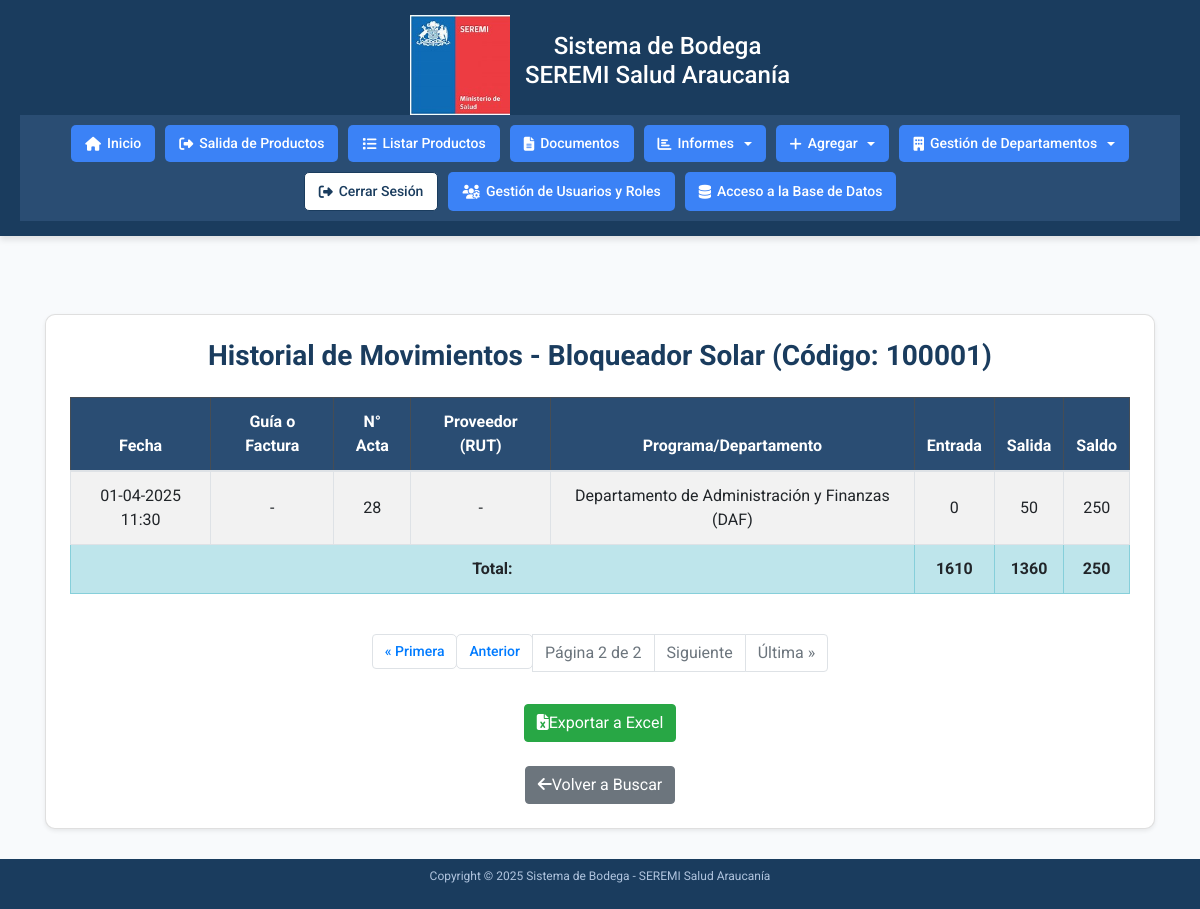
The page /accounts/bincard/historial/100001/?page=2 (signed in) on the database as committed earlier.
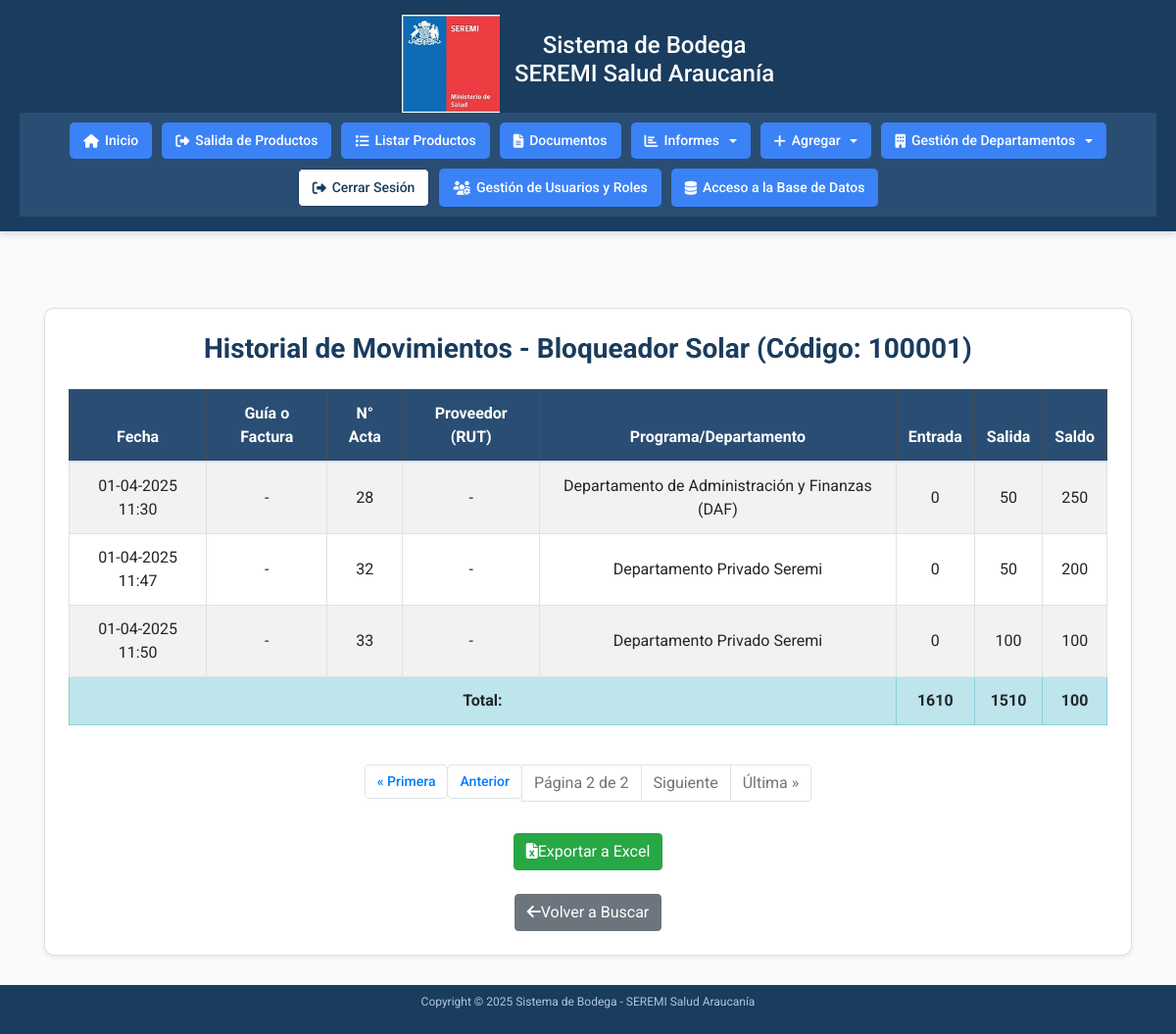
The same page on the database as committed later.
### accounts/models.py (models this page shows, shortened)
class Producto(models.Model):
    CATEGORIAS = [
        ('Insumos de Aseo', 'Insumos de Aseo'),
        ('Insumos de Escritorio', 'Insumos de Escritorio'),
        ('EPP', 'EPP'),
        ('Emergencias y Desastres', 'Emergencias y Desastres'),
        ('Folletería', 'Folletería'),
        ('Otros', 'Otros'),
    ]
    codigo_barra = models.CharField(max_length=50, unique=True)
    descripcion = models.CharField(max_length=200)
    stock = models.IntegerField(default=0)
    categoria = models.CharField(max_length=100, choices=CATEGORIAS, blank=True)
    rut_proveedor = models.CharField(max_length=12, blank=True)
    guia_despacho = models.CharField(max_length=50, blank=True)
    numero_factura = models.CharField(max_length=50, blank=True)
    orden_compra = models.CharField(max_length=50, blank=True)

class Transaccion(models.Model):
    TIPO_CHOICES = [
        ('entrada', 'Entrada'),
        ('salida', 'Salida'),
    ]
    producto = models.ForeignKey(Producto, on_delete=models.CASCADE)
    tipo = models.CharField(max_length=10, choices=TIPO_CHOICES)
    cantidad = models.IntegerField()
    fecha = models.DateTimeField(auto_now_add=True)
    rut_proveedor = models.CharField(max_length=12, blank=True)
    guia_despacho = models.CharField(max_length=50, blank=True)
    numero_factura = models.CharField(max_length=50, blank=True)
    orden_compra = models.CharField(max_length=50, blank=True)
    observacion = models.TextField(blank=True, null=True)
    acta_entrega = models.ForeignKey('ActaEntrega', on_delete=models.SET_NULL, null=True, blank=True)

class ActaEntrega(models.Model):
    numero_acta = models.IntegerField()
    departamento = models.CharField(max_length=100)
    responsable = models.CharField(max_length=100)
    fecha = models.DateTimeField(auto_now_add=True)
    producto = models.ForeignKey(Producto, on_delete=models.CASCADE)
    cantidad = models.IntegerField()
    generador = models.CharField(max_length=100)
    numero_siscom = models.CharField(max_length=50, blank=True, null=True)
    observacion = models.TextField(blank=True, null=True)
    class Meta:
        unique_together = ('numero_acta', 'producto')

### accounts/views.py (the view, shortened to what this page needs)
# urls.py: path('bincard/historial/<str:codigo_barra>/', views.bincard_historial, name='bincard-historial'),
@login_required
def bincard_historial(request, codigo_barra):
    limpiar_sesion_productos_salida(request)
    if not codigo_barra.isdigit():
        messages.error(request, 'El código de barra debe contener solo números.')
        return redirect('bincard-buscar')
    try:
        producto = Producto.objects.get(codigo_barra=codigo_barra)
    except Producto.DoesNotExist:
        messages.error(request, 'Producto no encontrado.')
        return redirect('bincard-buscar')
    transacciones = Transaccion.objects.filter(producto=producto).order_by('fecha')
    actas = ActaEntrega.objects.filter(producto=producto).order_by('fecha')
    eventos = []
    for transaccion in transacciones.filter(tipo='entrada'):
        guia_o_factura = transaccion.guia_despacho or transaccion.numero_factura or "-"
        if transaccion.guia_despacho:
            guia_o_factura = f"Guía: {transaccion.guia_despacho}"
        elif transaccion.numero_factura:
            guia_o_factura = f"Factura: {transaccion.numero_factura}"
        eventos.append({
            'tipo': 'entrada',
            'fecha': transaccion.fecha or datetime.now(pytz.UTC),  # Usar fecha actual si es NULL
            'guia_o_factura': guia_o_factura,
            'numero_acta': None,
            'rut_proveedor': transaccion.rut_proveedor or '-',
            'departamento': None,
            'entrada': transaccion.cantidad,
            'salida': 0,
        })
    for transaccion in transacciones.filter(tipo='salida'):
        if transaccion.acta_entrega:  # Solo incluir transacciones asociadas a un acta
            eventos.append({
                'tipo': 'salida',
                'fecha': transaccion.fecha or transaccion.acta_entrega.fecha or datetime.now(pytz.UTC),  # Usar fecha de la transacción, o del acta, o actual
                'guia_o_factura': "-",
                'numero_acta': transaccion.acta_entrega.numero_acta,
                'rut_proveedor': None,
                'departamento': transaccion.acta_entrega.departamento,
                'entrada': 0,
                'salida': transaccion.cantidad,
            })
    eventos.sort(key=lambda x: x['fecha'] or datetime.now(pytz.UTC))  # Asegurarse de que eventos sin fecha se ordenen al final
    saldo = 0
    movimientos = []
    for evento in eventos:
        if evento['tipo'] == 'entrada':
            saldo += evento['entrada']
        else:  # tipo == 'salida'
            saldo -= evento['salida']
        if saldo < 0:
            messages.error(request, f'Error: El saldo no puede ser negativo en la fecha {evento["fecha"]}. Contacte al administrador.')
            return redirect('bincard-buscar')
        evento['saldo'] = saldo
        movimientos.append(evento)
    total_entradas = sum(m['entrada'] for m in movimientos)
    total_salidas = sum(m['salida'] for m in movimientos)
    if saldo != producto.stock:
        messages.warning(request, f'Advertencia: El saldo calculado ({saldo}) no coincide con el stock actual del producto ({producto.stock}).')
        producto.stock = saldo
        producto.save()
        messages.info(request, f'El stock del producto ha sido corregido a {saldo} para que coincida con el saldo calculado.')
    page_obj = paginar_resultados(request, movimientos)
    return render(request, 'accounts/bincard_historial.html', {
        'producto': producto,
        'page_obj': page_obj,
        'total_entradas': total_entradas,
        'total_salidas': total_salidas,
    })

### accounts/views.py (called while the page is built)
def limpiar_sesion_productos_salida(request):
    if 'productos_salida' in request.session:
        del request.session['productos_salida']

def paginar_resultados(request, objetos, items_por_pagina=20):
    paginator = Paginator(objetos, items_por_pagina)
    page = request.GET.get('page')
    try:
        page_obj = paginator.page(page)
    except PageNotAnInteger:
        page_obj = paginator.page(1)
    except EmptyPage:
        page_obj = paginator.page(paginator.num_pages)
    return page_obj

### accounts/templates/accounts/bincard_historial.html (shortened to what this page needs)
{% extends 'accounts/home.html' %}
{% load static %}
{% block content %}
<div class="container mt-5">
    <div class="card shadow-sm p-4">
        <h2 class="text-center mb-4">Historial de Movimientos - {{ producto.descripcion }} (Código: {{ producto.codigo_barra }})</h2>
        {% if page_obj %}
            <div class="table-responsive">
                <table class="table table-bordered table-striped">
                    <thead class="table-dark">
                        <tr>
                            <th>Fecha</th>
                            <th>Guía o Factura</th>
                            <th>N° Acta</th>
                            <th>Proveedor (RUT)</th>
                            <th>Programa/Departamento</th>
                            <th>Entrada</th>
                            <th>Salida</th>
                            <th>Saldo</th>
                        </tr>
                    </thead>
                    <tbody>
                        {% for movimiento in page_obj %}
                            <tr>
                                <td>{{ movimiento.fecha|date:"d-m-Y H:i" }}</td>
                                <td>{{ movimiento.guia_o_factura }}</td>
                                <td>{{ movimiento.numero_acta|default:"-" }}</td>
                                <td>{{ movimiento.rut_proveedor|default:"-" }}</td>
                                <td>{{ movimiento.departamento|default:"-" }}</td>
                                <td>{{ movimiento.entrada|default:"0" }}</td>
                                <td>{{ movimiento.salida|default:"0" }}</td>
                                <td>{{ movimiento.saldo }}</td>
                            </tr>
                        {% empty %}
                            <tr>
                                <td colspan="8" class="text-center">No se encontraron movimientos para este producto.</td>
                            </tr>
                        {% endfor %}
                    </tbody>
                    <tfoot>
                        <tr class="table-info">
                            <td colspan="5" class="text-end"><strong>Total:</strong></td>
                            <td><strong>{{ total_entradas }}</strong></td>
                            <td><strong>{{ total_salidas }}</strong></td>
                            <td><strong>{{ producto.stock }}</strong></td>
                        </tr>
                    </tfoot>
                </table>
            </div>
            <nav aria-label="Paginación de movimientos">
                <ul class="pagination justify-content-center mt-4">
                    {% if page_obj.has_previous %}
                        <li class="page-item"><a class="page-link" href="?page=1">« Primera</a></li>
                        <li class="page-item"><a class="page-link" href="?page={{ page_obj.previous_page_number }}">Anterior</a></li>
                    {% else %}
                        <li class="page-item disabled"><span class="page-link">« Primera</span></li>
                        <li class="page-item disabled"><span class="page-link">Anterior</span></li>
                    {% endif %}
                    <li class="page-item disabled"><span class="page-link">Página {{ page_obj.number }} de {{ page_obj.paginator.num_pages }}</span></li>
                    {% if page_obj.has_next %}
                        <li class="page-item"><a class="page-link" href="?page={{ page_obj.next_page_number }}">Siguiente</a></li>
                        <li class="page-item"><a class="page-link" href="?page={{ page_obj.paginator.num_pages }}">Última »</a></li>
                    {% else %}
                        <li class="page-item disabled"><span class="page-link">Siguiente</span></li>
                        <li class="page-item disabled"><span class="page-link">Última »</span></li>
                    {% endif %}
                </ul>
            </nav>
            <form method="POST" action="{% url 'bincard-historial' producto.codigo_barra %}" class="text-center mt-3">
                <button type="submit" name="exportar_excel" class="btn btn-success">
                    <i class="fas fa-file-excel me-2"></i>Exportar a Excel
                </button>
            </form>
        {% else %}
            <div class="alert alert-info text-center">No se encontraron movimientos para este producto.</div>
        {% endif %}
        <div class="text-center mt-4">
            <a href="{% url 'bincard-buscar' %}" class="btn btn-secondary">
                <i class="fas fa-arrow-left me-2"></i>Volver a Buscar
            </a>
        </div>
    </div>
</div>
{% endblock %}

### accounts/templates/accounts/home.html (shortened to what this page needs)
{% load static %}
<!DOCTYPE html>
<html lang="es">
<head>
    <link rel="stylesheet" href="https://cdnjs.cloudflare.com/ajax/libs/font-awesome/6.4.0/css/all.min.css">
    <link rel="stylesheet" href="https://stackpath.bootstrapcdn.com/bootstrap/4.5.2/css/bootstrap.min.css">
</head>
<body>
    <header>
        <div class="header-content">
            <img src="{% static 'images/seremi_logo.png' %}" alt="SEREMI Logo" class="logo">
            <h1>Sistema de Bodega<br>SEREMI Salud Araucanía</h1>
        </div>
        <div class="menu-bar">
            <nav>
                <a href="{% url 'home' %}" onclick="showMessage('Inicio')"><i class="fas fa-home"></i> Inicio</a>
                <a href="{% url 'salida-productos' %}" onclick="showMessage('Salida de Productos')"><i class="fas fa-sign-out-alt"></i> Salida de Productos</a>
                <a href="{% url 'listar-productos' %}" onclick="showMessage('Listar Productos')"><i class="fas fa-list"></i> Listar Productos</a>
                <a href="{% url 'listar-actas' %}" onclick="showMessage('Documentos')"><i class="fas fa-file-alt"></i> Documentos</a>
                <div class="dropdown">
                    <a href="#" class="dropdown-toggle" data-toggle="dropdown" onclick="showMessage('Informes')"><i class="fas fa-chart-bar"></i> Informes</a>
                </div>
                <div class="dropdown">
                    <a href="#" class="dropdown-toggle" data-toggle="dropdown" onclick="showMessage('Agregar')"><i class="fas fa-plus"></i> Agregar</a>
                </div>
                <div class="dropdown">
                    <a href="#" class="dropdown-toggle" data-toggle="dropdown" onclick="showMessage('Gestión de Departamentos')"><i class="fas fa-building"></i> Gestión de Departamentos</a>
                </div>
                <form action="{% url 'logout' %}" method="post" style="display: inline;">
                    <button type="submit" onclick="showMessage('Cerrar Sesión')" class="nav-button"><i class="fas fa-sign-out-alt"></i> Cerrar Sesión</button>
                </form>
                <a href="#" onclick="showMessage('Gestión de Usuarios y Roles')"><i class="fas fa-users-cog"></i> Gestión de Usuarios y Roles</a>
                <a href="{% url 'admin:index' %}" onclick="showMessage('Acceso a la Base de Datos')"><i class="fas fa-database"></i> Acceso a la Base de Datos</a>
            </nav>
        </div>
    </header>
    <main>
        {% block content %}{% endblock %}
    </main>
    <footer>
        <p>Copyright © 2025 Sistema de Bodega - SEREMI Salud Araucanía</p>
    </footer>
</body>
</html>

### accounts/templates/accounts/home.html (style rules this page uses)
* { margin: 0; padding: 0; box-sizing: border-box; font-family: 'Roboto', Arial, sans-serif; }
body { background-color: #f8fafc; display: flex; flex-direction: column; min-height: 100vh; }
header { background: #1a3c5e; color: white; padding: 15px 20px; text-align: center; box-shadow: 0 4px 6px rgba(0, 0, 0, 0.1); }
.header-content { display: flex; align-items: center; justify-content: center; gap: 15px; }
header .logo { max-width: 100px; }
header h1 { font-size: 24px; font-weight: 500; line-height: 1.2; }
.menu-bar { background: #2a4d73; padding: 10px 20px; }
nav { display: flex; justify-content: center; gap: 10px; flex-wrap: wrap; }
nav a, .nav-button { color: white; text-decoration: none; padding: 8px 14px; background-color: #3b82f6; border-radius: 5px; transition: background-color 0.3s ease, transform 0.1s ease; display: flex; align-items: center; gap: 6px; font-size: 14px; font-weight: 500; }
.nav-button { color: #1a3c5e; background-color: white; border: 1px solid #1a3c5e; }
main { flex: 1; padding: 30px 20px; text-align: center; }
main h2 { color: #1a3c5e; font-size: 28px; font-weight: 700; margin-bottom: 10px; }
footer { background-color: #1a3c5e; color: #b0c4de; text-align: center; padding: 8px; font-size: 12px; font-weight: 400; }

### accounts/templates/accounts/bincard_historial.html (style rules this page uses)
.card { border-radius: 10px; background-color: white; }
h2 { color: #1a3c5e; font-size: 28px; font-weight: 700; }
.table th, .table td { vertical-align: middle; text-align: center; }
.table-dark { background-color: #2a4d73; color: white; }
.table-info { background-color: #e7f3ff; }
.btn-success { background-color: #28a745; border-color: #28a745; }
.btn-secondary { background-color: #6c757d; border-color: #6c757d; }

Rows that differ between the two databases and show on the page:
changed Producto "Bloqueador Solar": stock "250" → "100"
added Transaccion: fecha "01-04-2025 11:47"
added ActaEntrega: departamento "Departamento Privado Seremi"
added Transaccion: fecha "01-04-2025 11:50"
added ActaEntrega: departamento "Departamento Privado Seremi"
Other text that changed with them:
{{ total_salidas }}: "1360" → "1510"
new list line: "- 32 - 0 50 200"
new list line: "- 33 - 0 100 100"
